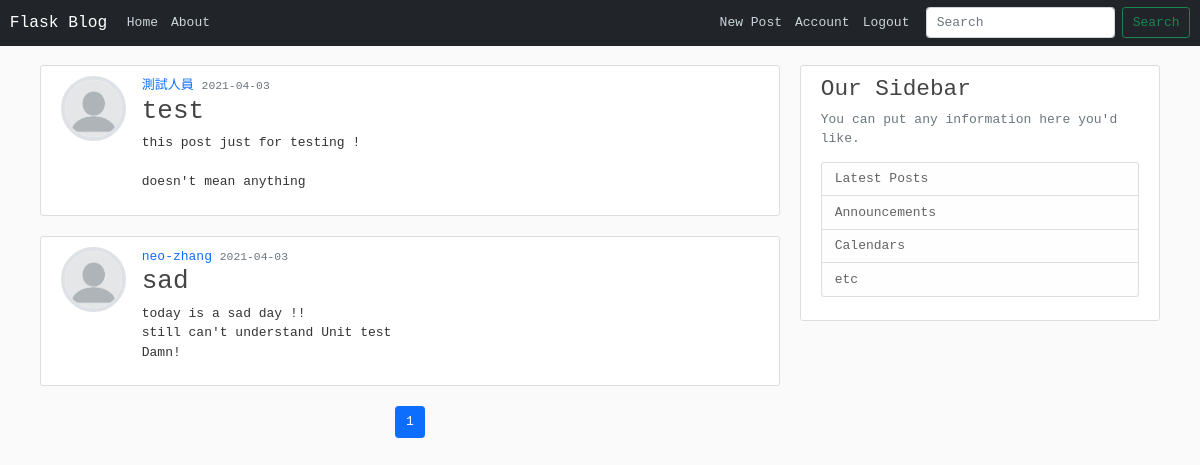
Screenshot of / (signed in) with the database file from the repository.
### flask_blog/models.py (models this page shows, shortened)
class Post(db.Model):
    id = db.Column(db.Integer, primary_key=True)
    title = db.Column(db.String(100), nullable=False)
    date_posted = db.Column(db.DateTime, nullable=False,default=datetime.utcnow)
    content = db.Column(db.Text, nullable=False)
    user_id = db.Column(db.Integer, db.ForeignKey('user.id'), nullable=False)

class User(db.Model, UserMixin):
    id = db.Column(db.Integer, primary_key=True)
    username = db.Column(db.String(20), unique=True, nullable=False)
    email = db.Column(db.String(120), unique=True, nullable=False)
    image_file = db.Column(db.String(20), nullable=False, default='default.jpg')
    password = db.Column(db.String(60), nullable=False)
    posts = db.relationship('Post', backref='author', lazy=True)

### flask_blog/main/routes.py (the view)
@main.route("/")
def home():
    page = request.args.get('page', 1, type=int)
    posts = Post.query.order_by(Post.date_posted.desc()).paginate(page=page, per_page=5)
    return render_template('home.html', posts=posts)

### flask_blog/models.py (called while the page is built)
@login_manager.user_loader
def load_user(user_id):
    return User.query.get(int(user_id))

### flask_blog/templates/home.html
{% extends 'layout.html' %}
{% block content %}
    {% for post in posts.items %}
        <article style="display: flex;" class="content-section">
            <img class="rounded-circle article-img border border-4" src="{{ url_for('static', filename='profile_pics/' + post.author.image_file) }}">
            <div class="media-body">
                <div class="article-metedata">
                    <a class="text-decoration-none" href="{{ url_for('users.user_posts', username=post.author.username) }}">{{ post.author.username }}</a>
                    <small class="text-muted">{{ post.date_posted.strftime('%Y-%m-%d') }}</small>
                </div>
                <h2><a class="article-title text-decoration-none" href="{{ url_for('posts.post', post_id=post.id) }}">{{ post.title }}</a></h2>
                <p class="article-content fs-6" style="max-width: 100%;">{{ post.content }}</p>
            </div>
        </article>
    {% endfor %}
    <ul class="pagination justify-content-center">
        {% for page_num in posts.iter_pages(left_edge=1, right_edge=1, left_current=3, right_current=3) %}
            {% if page_num %}
                {% if posts.page == page_num %}
                    <li class="page-item active"><a class="page-link mb-4" href="{{ url_for('main.home', page=page_num) }}">{{ page_num }}</a></li>
                {% else %}
                    <li class="page-item"><a class="page-link mb-4" href="{{ url_for('main.home', page=page_num) }}">{{ page_num }}</a></li>
                {% endif %}
            {% else %}
                ...
            {% endif %}
        {% endfor %}
    </ul>
{% endblock content %}

### flask_blog/static/main.css (style rules this page uses)
* { font-family: monospace !important; }
body { background: #fafafa; color: #333333; margin-top: 5rem; }
h1, h2, h3, h4, h5, h6 { color: #444444; }
.content-section { background: #ffffff; padding: 10px 20px; border: 1px solid #dddddd; border-radius: 3px; margin-bottom: 20px; }
a.article-title { color: #444444; text-decoration: none; }
.article-content { white-space: pre-line; }
.article-img { height: 65px; width: 65px; margin-right: 16px; }

### rows the page displays
Post: image_file (placeholder picture), author.username "測試人員", date_posted "2021-04-03", title "test", content "this post just for testing ! doesn't mean anything"
Post: image_file (placeholder picture), author.username "neo-zhang", date_posted "2021-04-03", title "sad", content "today is a sad day !! still can't understand Unit test Damn!"

### other values shown
{{ page_num }} "1"
